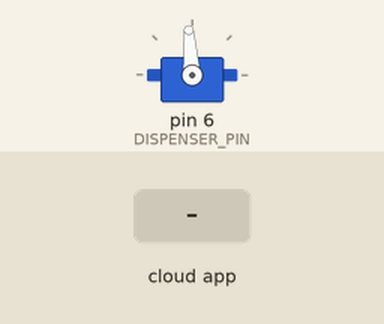
Recording of a sketch running on a simulated Arduino Uno, built with avr-gcc and run on an emulated ATmega328P. On the bench: servo. The inputs (shaded band) are chosen by the test bench. The ROS host is connected and sends only what is stated.

Above: at 1.2 s.
1.3 s: the phone or cloud app sets drop to 0
Timing chart, 0 to 4.9 s (numbered marks = the images above; inputs shaded):
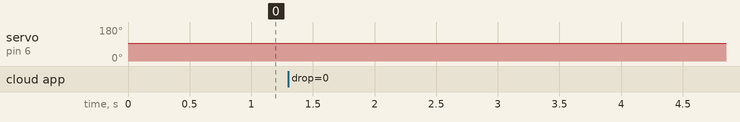

Measured:
- after the input at 1.3 s, servo on pin 6 (DISPENSER_PIN): 94° → 95° at once, → 94° 2.1 s later

The sketch:

remote_stepper.ino
```cpp
/*
 * Remote-Control of Stepper Motor Test
 */

#include <ros.h> 		// Include ROS
#include <std_msgs/Int32.h>	// Include "Empty" message type

#include <Servo.h> // To control tic tac dropper

ros::NodeHandle nh; // Create ROS node handler

// const int stepsPerRevolution = 2038;  // change this to fit the number of steps per revolution

Servo dispenser; // Servo object for dispenser

#define DISPENSER_PIN 6 // Pin for dispenser
int location = 1510;
bool started = false;
// Stepper myStepper(stepsPerRevolution, 13, 12, 11, 10);

int stepCount = 0;  // number of steps the motor has taken

void messageCb( const std_msgs::Int32& loc_msg){
  dispenser.writeMicroseconds(1522);
  if (loc_msg.data == 0) {delay(2050);} else {delay(4000);}
  dispenser.writeMicroseconds(location);
}

ros::Subscriber<std_msgs::Int32> sub("drop", &messageCb );

void setup() {
  pinMode(DISPENSER_PIN, OUTPUT);
  nh.initNode();
  nh.subscribe(sub);
  dispenser.attach(DISPENSER_PIN);
  dispenser.write(location);
}

void loop() {
  nh.spinOnce();
  delay(1);
}
```
